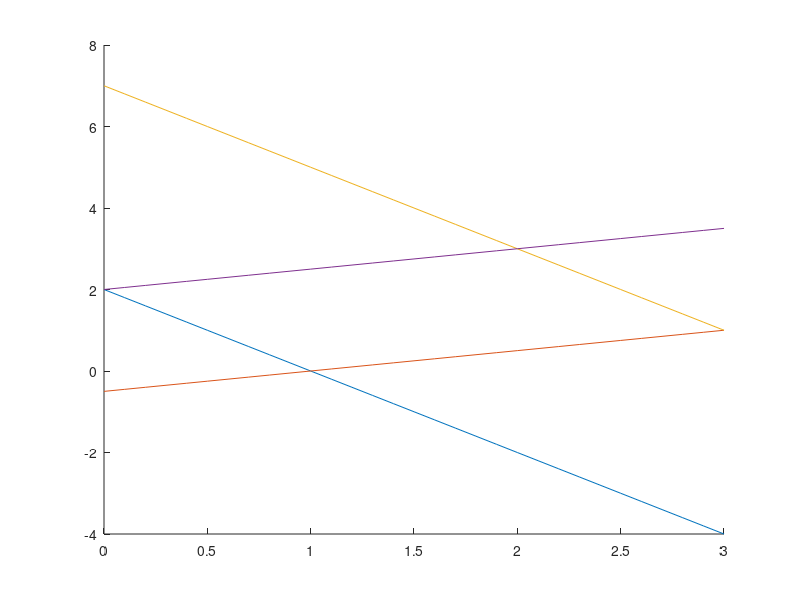

This figure's MATLAB source:
% Find the chebychev centre of a polyhedron using linear programming
clear;
% vertices of polyhedron (x y)
% Must be specified in counter-clockwise order going around the polygon (if
% dimension 2)
P=[ 0 2;
    1 0;
    3 1;
    2 3; ];
P_=circshift(P,[-1 0]);
% Normal vectors describing lines
A=ones(2,2,size(P,1));
B=ones(2,1,size(P,1));
A(1,1,:)=P(:,1);
A(2,1,:)=P_(:,1);
B(1,1,:)=P(:,2);
B(2,1,:)=P_(:,2);
x=zeros(2,1,size(P,1));
t=(0:0.1:3);
hold on;
for n=1:size(x,3)
    x(:,1,n)=linsolve(A(:,:,n),B(:,:,n));
    plot(t,x(:,1,n)'*[t; ones(1,length(t))]);
end
hold off;
% Constraints
x_=reshape(x,[size(x,3) size(x,1)]);
a=ones(size(x_,1),size(x_,2)+1);
b=ones(size(x_,1),1);
a(:,1)=-x_(:,1);
b(:,1)=x_(:,2);
% ignore above
% the half-spaces have to be specified, so we do it manually
a=[ -2 -1;
    3 1;
    .5 -1;
    -1 1; ];
b=[ -2;
    10;
    .5;
    2 ];
% augment a with norms
a(:,3)=norm(a(:,(1:2)),2,"rows");
[xopt,fopt,status,extra]=glpk([0 0 1]',a,b,[0 0 0]', ...
    [Inf Inf Inf]',"UUUU",["C";"C";"C"],-1);
